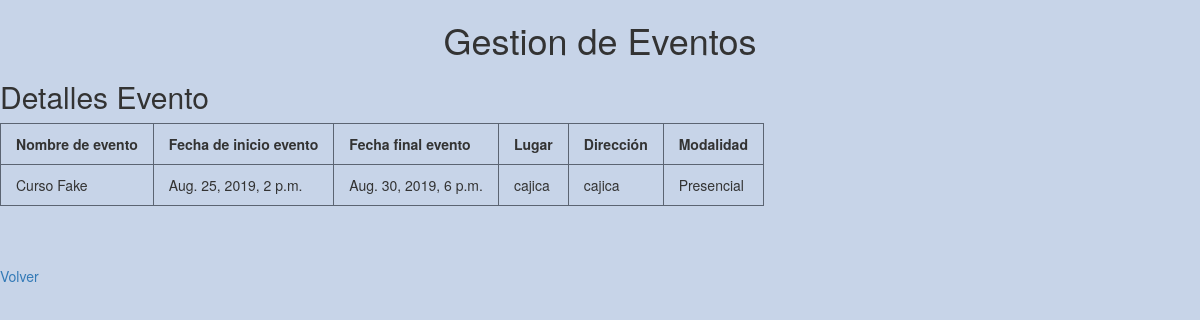
The page /details/7 on the database its author committed.
### eventos/models.py (models this page shows)
class Event(models.Model):
    person = models.ForeignKey(User, on_delete=models.CASCADE, related_name="User")
    name = models.CharField(max_length=200)
    category=models.ForeignKey(Category, on_delete=models.CASCADE)
    place= models.CharField(max_length=200)
    address= models.CharField(max_length=200)
    creation_date=models.DateTimeField(default=timezone.now)
    start_date=models.DateTimeField()
    finish_date=models.DateTimeField()
    type=models.ForeignKey(Type, on_delete=models.CASCADE)

class Type(models.Model):
    name= models.CharField(max_length=200)

### eventos/views.py (the view)
# urls.py: path('details/<str:id_ev>', views.eventDetails),
@csrf_exempt
def eventDetails(request,id_ev):
    _event=models.Event.objects.get(pk=id_ev)
    context={"evento":_event}
    return render(request, "details.html", context)

### eventos/templates/details.html (shortened to what this page needs)
<!DOCTYPE html>
<html lang="en" xmlns="http://www.w3.org/1999/html">
{% load static %}
<head>
    <link rel="stylesheet" href="https://use.fontawesome.com/releases/v5.6.3/css/all.css">
    <link rel="stylesheet" href="https://maxcdn.bootstrapcdn.com/bootstrap/3.3.5/css/bootstrap.min.css">
    <link rel="stylesheet" href="https://maxcdn.bootstrapcdn.com/bootstrap/3.3.5/css/bootstrap-theme.min.css">
    <link rel="stylesheet" href="https://cdnjs.cloudflare.com/ajax/libs/bootstrap-datetimepicker/4.17.37/css/bootstrap-datetimepicker.min.css" />
    <link rel="stylesheet" href="{% static "/css/main.css"%}">
</head>
<body>
<h1 style="text-align : center;">Gestion de Eventos</h1>
    <h2>Detalles Evento </h2>
      <table>
          <thead>
            <tr>
                <th scope="col">Nombre de evento</th>
                <th scope="col">Fecha de inicio evento</th>
                <th scope="col">Fecha final evento</th>
                <th scope="col">Lugar</th>
                <th scope="col">Dirección</th>
                <th scope="col">Modalidad</th>
            </tr>
          </thead>
          <tbody>
            <tr>
                <td > {{ evento.name }} </td>
                <td > {{ evento.start_date }} </td>
                <td > {{ evento.finish_date }} </td>
                <td > {{ evento.place }} </td>
                <td > {{ evento.address }} </td>
                <td > {{ evento.type.name }} </td>
            </tr>
          </tbody>
      </table>
      <br><br><br>
      <a href="/index/"> Volver  </a><br><br>
</body>
</html>

### static/css/main.css (style rules this page uses)
body { background-color: #c7d4e8; }
table { border-collapse: collapse; }
th, td { border: 1px solid #5b6472; padding: 10px 15px; }

### rows shown on the page
Event: name "Curso Fake", start_date "Aug. 25, 2019, 2 p.m.", finish_date "Aug. 30, 2019, 6 p.m.", place "cajica", address "cajica", type.name "Presencial"
